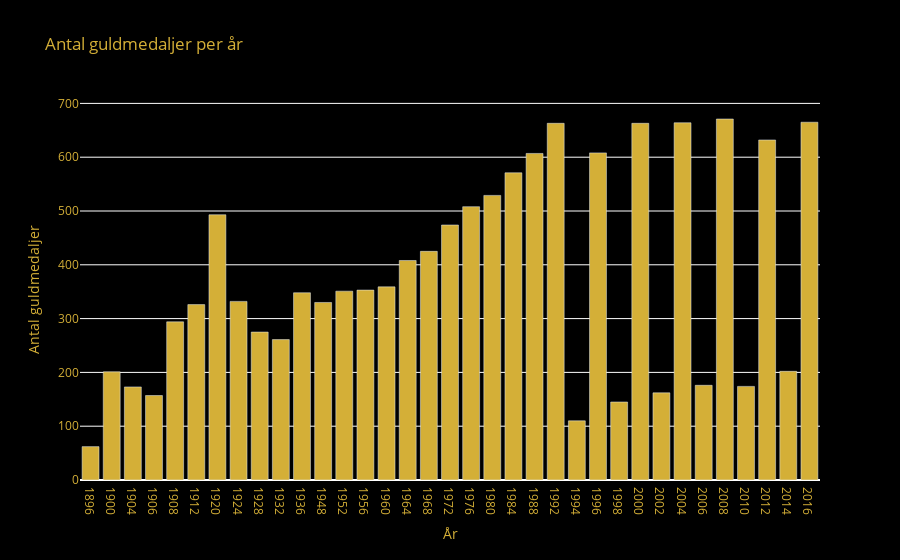

This figure's notebook cell:
### Code cell
# g-1

import plotly.express as px


gold_medals_per_year = df[df["Medal"] == "Gold"].groupby("Year").size().reset_index(name="Count")


fig = px.bar(
    gold_medals_per_year,
    x="Year",
    y="Count",
    title="Antal guldmedaljer per år",
    labels={"Year": "År", "Count": "Antal guldmedaljer"},
    color_discrete_sequence=["#d4af37"]
)

fig.update_xaxes(type="category")

fig.update_layout(
    plot_bgcolor="black",  
    paper_bgcolor="black", 
    font=dict(color="#d4af37"),  
    title_font=dict(color="#d4af37")  
)


fig.show()

### Figure 1 — Plotly figure (JSON) as saved in the notebook; plotly's stock layout.template omitted (floating-point values rounded to 4 significant figures)
{"data": [{"alignmentgroup": "True", "hovertemplate": "År=%{x}<br>Antal guldmedaljer=%{y}<extra></extra>", "legendgroup": "", "marker": {"color": "#d4af37", "pattern": {"shape": ""}}, "name": "", "offsetgroup": "", "orientation": "v", "showlegend": false, "textposition": "auto", "type": "bar", "x": [1896, 1900, 1904, 1906, 1908, 1912, 1920, 1924, 1928, 1932, 1936, 1948, 1952, 1956, 1960, 1964, 1968, 1972, 1976, 1980, 1984, 1988, 1992, 1994, 1996, 1998, 2000, 2002, 2004, 2006, 2008, 2010, 2012, 2014, 2016], "xaxis": "x", "y": [62, 201, 173, 157, 294, 326, 493, 332, 275, 261, 348, 330, 351, 353, 359, 408, 425, 474, 508, 529, 571, 607, 663, 110, 608, 145, 663, 162, 664, 176, 671, 174, 632, 202, 665], "yaxis": "y"}], "layout": {"barmode": "relative", "font": {"color": "#d4af37"}, "legend": {"tracegroupgap": 0}, "paper_bgcolor": "black", "plot_bgcolor": "black", "title": {"font": {"color": "#d4af37"}, "text": "Antal guldmedaljer per år"}, "xaxis": {"anchor": "y", "domain": [0, 1], "title": {"text": "År"}, "type": "category"}, "yaxis": {"anchor": "x", "domain": [0, 1], "title": {"text": "Antal guldmedaljer"}}}}
